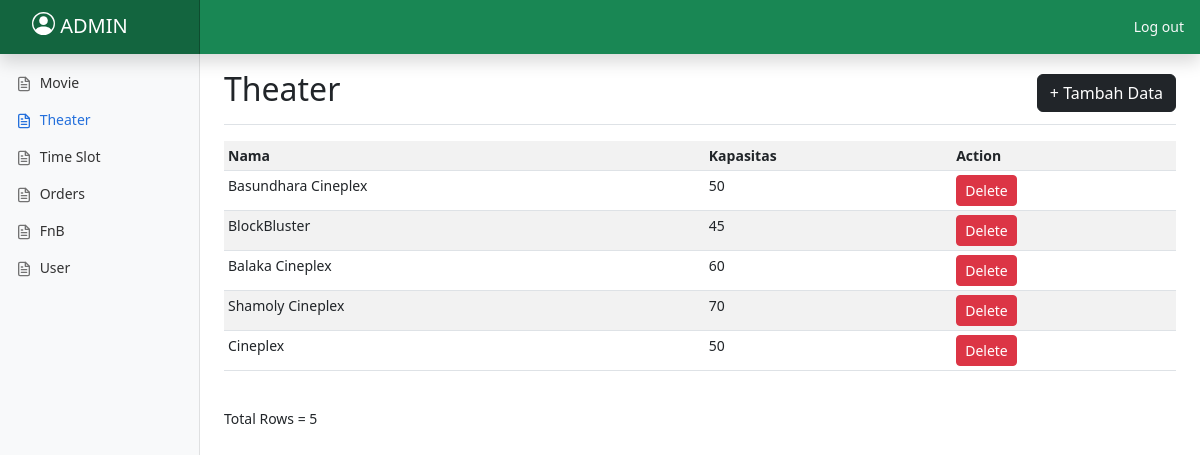
The page /crudtheater.php (signed in) on the database its author committed.
### tables this page shows
CREATE TABLE `user` (
  `userId` int(11) NOT NULL,
  `userName` varchar(255) NOT NULL,
  `password` varchar(255) NOT NULL,
  `status` int(3) DEFAULT NULL
);

CREATE TABLE `theater` (
  `theaterId` int(11) NOT NULL,
  `theaterName` varchar(255) DEFAULT NULL,
  `seat` int(11) NOT NULL
);

### crudtheater.php (the view, shortened to what this page needs)
<?php
include 'db.php';
?>
<!doctype html>
<html lang="en">
  <head>
<link href="css/bootstrap.min.css" rel="stylesheet">
    <link href="dashboard.css" rel="stylesheet">
  </head>
  <body>
<header class="navbar navbar-dark sticky-top bg-success flex-md-nowrap p-0 shadow">
  <a class="fs-5 navbar-brand col-md-3 col-lg-2 me-0 px-3 fs-6" href="#">
  <h4 class="fs-5 sidebar-heading d-flex justify-content-between align-items-center px-3 mb-1 text-uppercase">
          <span>
		  <?php
			$userId=$_SESSION['user'];
			$res=$conn->query("select * from user where userId='$userId';");
			$row=$res->fetch_object();
			echo "".$row->userName;
		  ?>
		  </span>
      </h4>
  </a>
  <div class="navbar-nav">
    <div class="nav-item text-nowrap">
      <a class="nav-link px-3 text-light" href="logout.php">Log out</a>
    </div>
  </div>
</header>
<div class="container-fluid">
  <div class="row">
    <nav id="sidebarMenu" class="col-md-3 col-lg-2 d-md-block bg-light sidebar collapse">
      <div class="position-sticky pt-3 sidebar-sticky">
	  <ul class="nav flex-column mb-2">
          <li class="nav-item">
            <a class="nav-link" href="adminpage.php">
              <span data-feather="file-text" class="align-text-bottom"></span>
              Movie
            </a>
          </li>
          <li class="nav-item">
            <a class="nav-link active" href="crudtheater.php">
              <span data-feather="file-text" class="align-text-bottom"></span>
              Theater
            </a>
          </li>
          <li class="nav-item">
            <a class="nav-link" href="crudTimeSlot.php">
              <span data-feather="file-text" class="align-text-bottom"></span>
              Time Slot
            </a>
          </li>
          <li class="nav-item">
            <a class="nav-link" href="crudorders.php">
              <span data-feather="file-text" class="align-text-bottom"></span>
              Orders
            </a>
          </li>
          <li class="nav-item">
            <a class="nav-link" href="crudfnb.php">
              <span data-feather="file-text" class="align-text-bottom"></span>
              FnB
            </a>
          </li>
          <li class="nav-item">
            <a class="nav-link" href="cruduser.php">
              <span data-feather="file-text" class="align-text-bottom"></span>
              User
            </a>
          </li>
        </ul>
      </div>
    </nav>
    <main class="col-md-9 ms-sm-auto col-lg-10 px-md-4">
      <div class="d-flex justify-content-between flex-wrap flex-md-nowrap align-items-center pt-3 pb-2 mb-3 border-bottom">
        <h1 class="h2">Theater</h1>
        <div class="btn-toolbar mb-2 mb-md-0">
          <div class="wrapper text-right">
				<button class="btn btn-dark" onclick="document.location.href='controller/addtheater.php'" > <span class='glyphicon'> </span>+ Tambah Data</button>
		  </div>
        </div>
      </div>
      <div class="table-responsive">
        <table class="table table-striped table-sm">
        <tr>
                <th>Nama</th>
                <th>Kapasitas</th>
                <th>Action</th>
            </tr>
            <?php
            require_once('db.php');
            $query = " SELECT theaterId as id, theaterName as Nama, seat as seat from theater ORDER BY theaterId ";
            $result = $conn->query($query);
            while ($row = $result->fetch_object()){
                echo '<tr>';
                echo '<td>'.$row->Nama.'</td> ';
                echo '<td>'.$row->seat.'</td> ';
                echo '<td>
                        <a class="btn btn-danger btn-sm" href="delete_theater.php?id='.$row->id.'">Delete</a>
                        </td>';
                echo '</tr>';
            }
            echo '</table>';
            echo '<br />';
            echo 'Total Rows = '.$result->num_rows;
            ?>
      </div>
    </main>
  </div>
</div>
  </body>
</html>

### dashboard.css (style rules this page uses)
body { font-size: .875rem; }
.feather { width: 16px; height: 16px; }
.sidebar { position: fixed; top: 0; bottom: 0; left: 0; z-index: 100; padding: 48px 0 0; box-shadow: inset -1px 0 0 rgba(0, 0, 0, .1); }
.sidebar-sticky { height: calc(100vh - 48px); overflow-x: hidden; overflow-y: auto; }
.sidebar .nav-link { font-weight: 500; color: #333; }
.sidebar .nav-link .feather { margin-right: 4px; color: #727272; }
.sidebar .nav-link.active { color: #2470dc; }
.sidebar .nav-link:hover .feather, .sidebar .nav-link.active .feather { color: inherit; }
.sidebar-heading { font-size: .75rem; }
.navbar-brand { padding-top: .75rem; padding-bottom: .75rem; background-color: rgba(0, 0, 0, .25); box-shadow: inset -1px 0 0 rgba(0, 0, 0, .25); }

### crudtheater.php (style rules this page uses)
.bi { vertical-align: -.125em; fill: currentColor; }

### rows shown on the page
user: userName "ADMIN"
theater: theaterName "Basundhara Cineplex", seat "50"
theater: theaterName "BlockBluster", seat "45"
theater: theaterName "Balaka Cineplex", seat "60"
theater: theaterName "Shamoly Cineplex", seat "70"
theater: theaterName "Cineplex", seat "50"

### other values the page prints
$result->num_rows "5"
